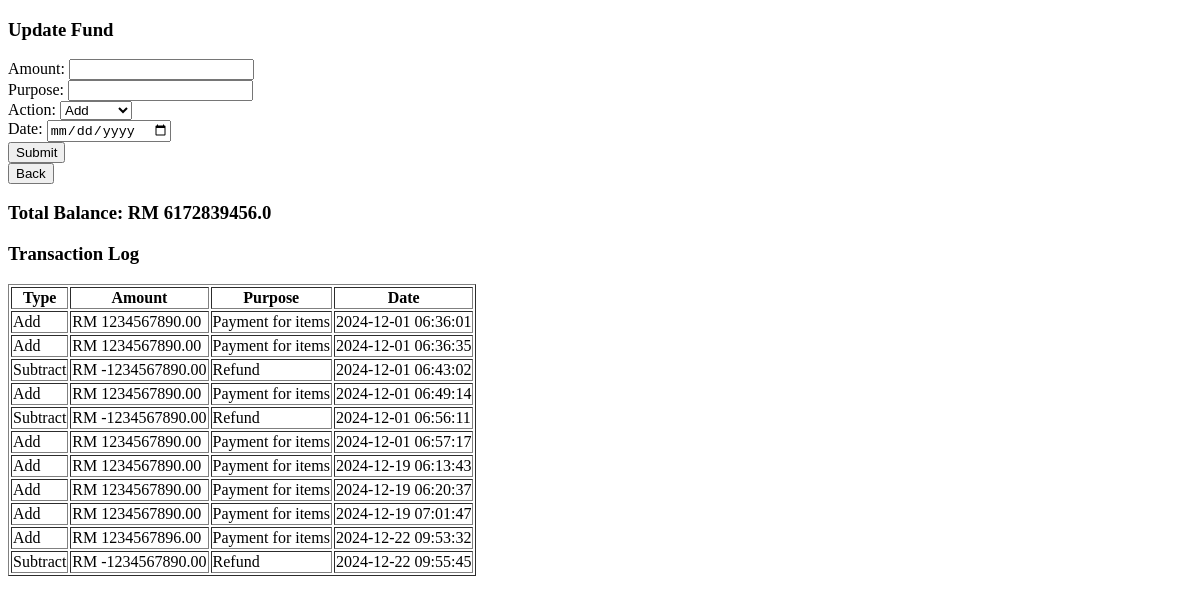
The app's page /updatefund, older data.
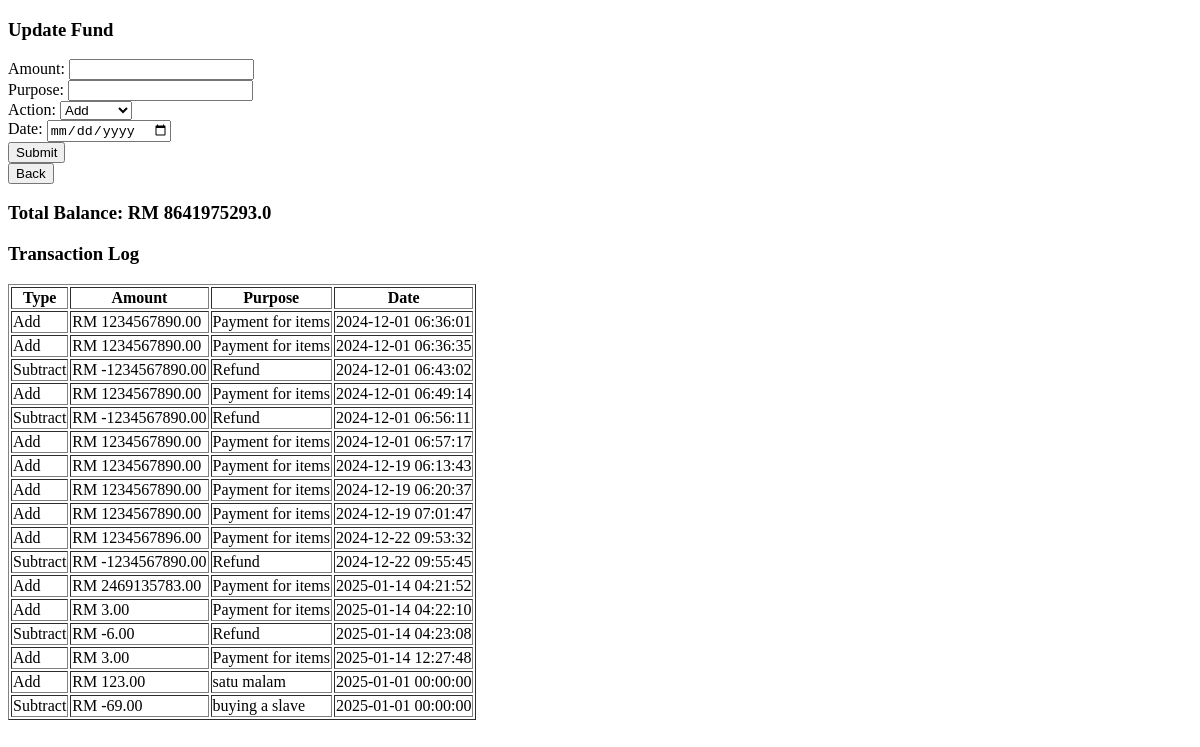
The same page, newer data.
### main.py (models this page shows)
class Money(db.Model):
    id = db.Column(db.Integer, primary_key=True)
    type = db.Column(db.String(10))  # 'Add' or 'Subtract'
    amount = db.Column(db.Float, nullable=False)
    purpose = db.Column(db.String(255), nullable=False)
    date = db.Column(db.DateTime, default=datetime)

### main.py (the view, shortened to what this page needs)
@tandtweb.route('/updatefund', methods=['GET', 'POST'])
def updatefund():
    transactions = Money.query.all()
    total_balance = sum(
        transaction.amount if transaction.type == 'Add'
        else -transaction.amount
        for transaction in transactions
    )
    return render_template('fund.html', transactions=transactions, total_balance=total_balance)

### templates/fund.html (shortened to what this page needs)
<!DOCTYPE html>
<html lang="en">
<head>
</head>
<body>
    <h3>Update Fund</h3>
    <form action="/updatefund" method="POST">
        <label for="amount">Amount: </label>
        <input type="number" step="0.01" name="amount" required><br>
        <label for="purpose">Purpose: </label>
        <input type="text" name="purpose" required><br>
        <label for="action">Action: </label>
        <select name="action" required>
            <option value="add">Add</option>
        </select><br>
        <label for="date">Date: </label>
        <input type="date" name="date" required><br>
        <button type="submit">Submit</button><br>
        <button type="button" onclick="window.location.href='/sponsorhome'">Back</button><br>
    </form>
    <h3>Total Balance: RM {{ total_balance | round(2) }}</h3>
    <h3>Transaction Log</h3>
    {% if transactions %}
    <table border="1">
        <thead>
            <tr>
                <th>Type</th>
                <th>Amount</th>
                <th>Purpose</th>
                <th>Date</th>
            </tr>
        </thead>
        <tbody>
            {% for transaction in transactions %}
            <tr>
                <td>{{ transaction.type }}</td>
                <td>
                    {% if transaction.type == 'Add' %}
                        RM {{ "%.2f" | format(transaction.amount) }}
                    {% else %}
                        RM {{ "-%.2f" | format(transaction.amount) }}
                    {% endif %}
                </td>
                <td>{{ transaction.purpose }}</td>
                <td>{{ transaction.date.strftime('%Y-%m-%d %H:%M:%S') }}</td>
            </tr>
            {% endfor %}
        </tbody>
    </table>
    {% else %}
    <p>No transactions to display.</p>
    {% endif %}
</body>
</html>

Row changes from the older to the newer data that the page shows:
added Money: amount "2469135783.00"
added Money: amount "3.00"
added Money: amount "-6.00"
added Money: amount "3.00"
added Money: amount "123.00"
added Money: amount "-69.00"
Text that changed along with them:
{{ total_balance | round(2) }}: "6172839456.0" → "8641975293.0"
